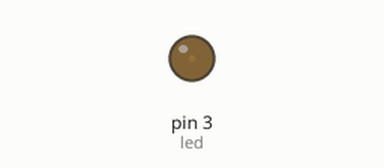
Bench run of a sketch on a simulated Arduino Uno, built with avr-gcc and run on an emulated ATmega328P. Parts: output pins drawn as LEDs (lit = HIGH).

Above: at 0.05 s.
At 2.3 s:
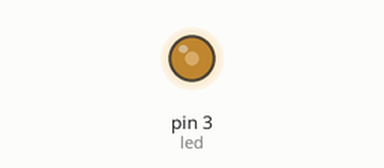
At 4.6 s:
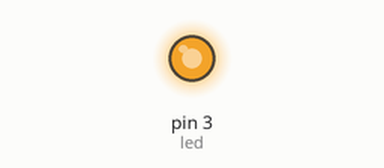
At 9.2 s:
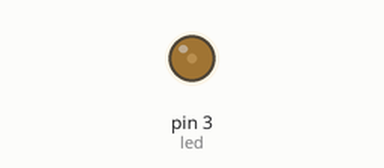
Timing chart, 0 to 13.3 s (numbered marks = the images above):
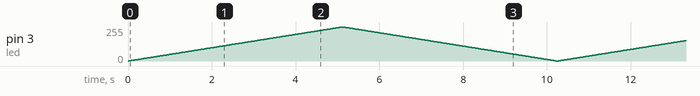

The sketch:

aumento_de_brillo.ino
```cpp
 int brillo = 0;
 const int led = 3; // led conectado al pin 3
void setup() {
  // put your setup code here, to run once:
pinMode (3, OUTPUT);// LED DE SALIDA
}

void loop() {
  // put your main code here, to run repeatedly:

for(brillo = 0 ; brillo < 256; brillo++){ // brillo en aumento
analogWrite(led,brillo);
delay(20);
}

for(brillo = 255 ; brillo >= 0; brillo--){  // brillo en decremento
analogWrite(led,brillo);
delay(20);
}
}
```
